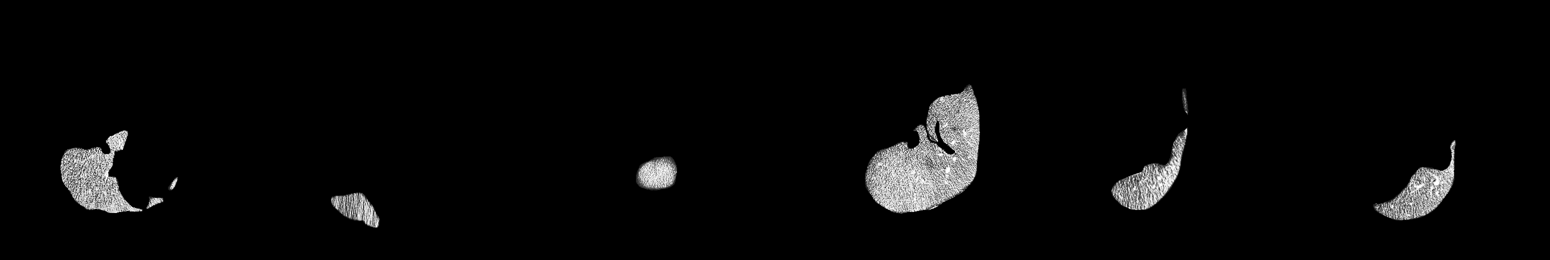
#> input picture aug.png, 1550 x 260 px
$ python -i anomaly_sythesis.py   (imports and definitions only)
#> lines starting #> are read from the running program, lines starting #| are printed output that depends on the picture; after the words box and inside, x2 and y2 are one past the last pixel; in counts of white or black regions, pixels touching at a corner belong together
#> further down, picture is the input picture: shape (260, 1550, 3); min 0, max 255, mean 8
import numpy as np
import cv2
import random

from torchvision import transforms
from torchvision.utils import save_image

import skimage.exposure
import numpy as np
from numpy.random import default_rng

"""random shape
"""
def randomShape(img, scaleUpper=255, threshold=200):


    # define random seed to change the pattern
#> called with scaleUpper = 255, threshold = 200
    rng = default_rng()

    # define image size
    width=img.shape[0]
#> width = 260
    height=img.shape[1]
#> height = 1550

    # create random noise image
    noise = rng.integers(0, 255, (height,width), np.uint8, True)

    # blur the noise image to control the size
    blur = cv2.GaussianBlur(noise, (0,0), sigmaX=15, sigmaY=15, borderType = cv2.BORDER_DEFAULT)
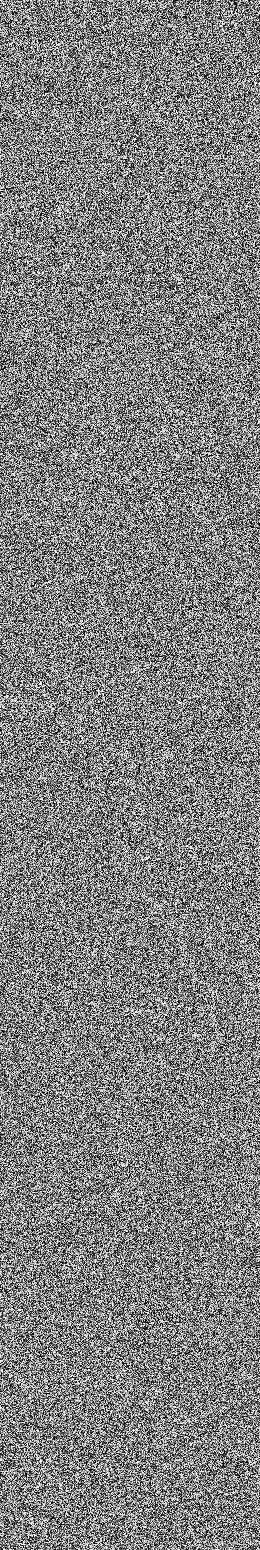
#> noise: shape (1550, 260); min 0, max 255, mean 127.6

    # stretch the blurred image to full dynamic range
    stretch = skimage.exposure.rescale_intensity(blur, in_range='image', out_range=(0,255)).astype(np.uint8)

    # threshold stretched image to control the size
    # thresh = cv2.threshold(stretch, 200, 255, cv2.THRESH_BINARY)[1]
    thresh = cv2.threshold(stretch, threshold, 255, cv2.THRESH_BINARY)[1]
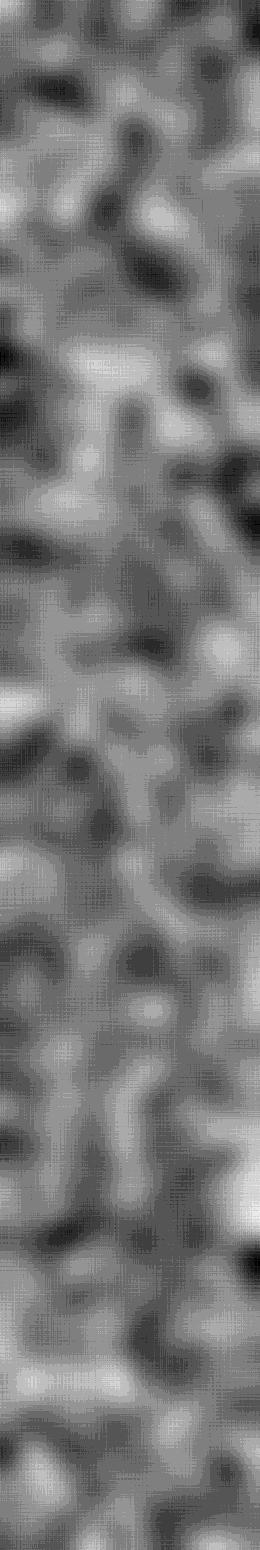
#> stretch: shape (1550, 260); min 0, max 255, mean 119.6

    # apply morphology open and close to smooth out shapes
    kernel = cv2.getStructuringElement(cv2.MORPH_ELLIPSE, (9,9))
    result = cv2.morphologyEx(thresh, cv2.MORPH_OPEN, kernel)
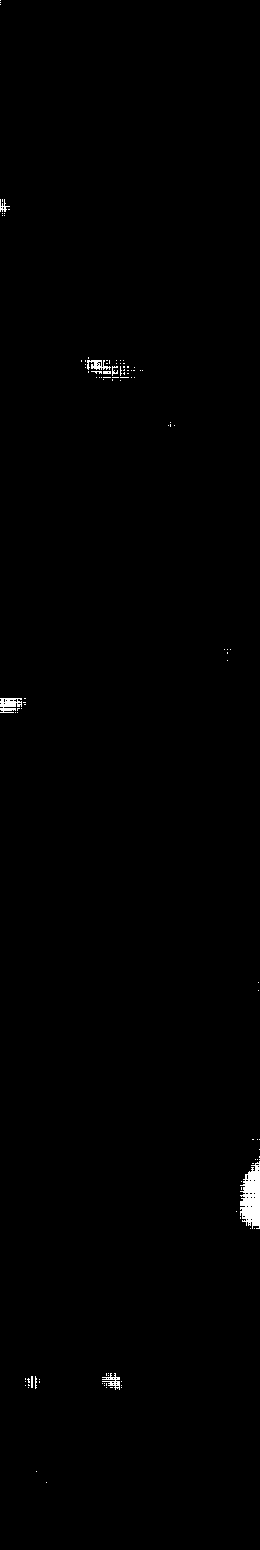
#> thresh: shape (1550, 260); 0.45% white; 112 white regions (104 under 20 px), largest, box (x1, y1, x2, y2) and area: (240, 1161, 260, 1229) 958, (0, 698, 22, 713) 227, (87, 360, 111, 370) 137
    result = cv2.morphologyEx(result, cv2.MORPH_CLOSE, kernel)

    mask = img > 0.01
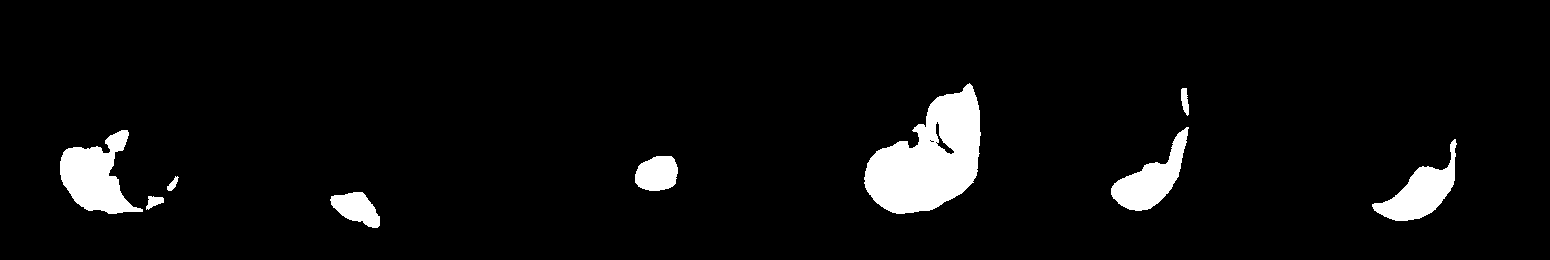
#> mask: shape (260, 1550, 3) bool; 5.2% white; 9 white regions, largest, box (x1, y1, x2, y2) and area: (864, 83, 981, 214) 9164, (60, 130, 143, 214) 3712, (1372, 139, 1457, 221) 2718

#> (the run stopped early here; a loop or call above may not have finished)
